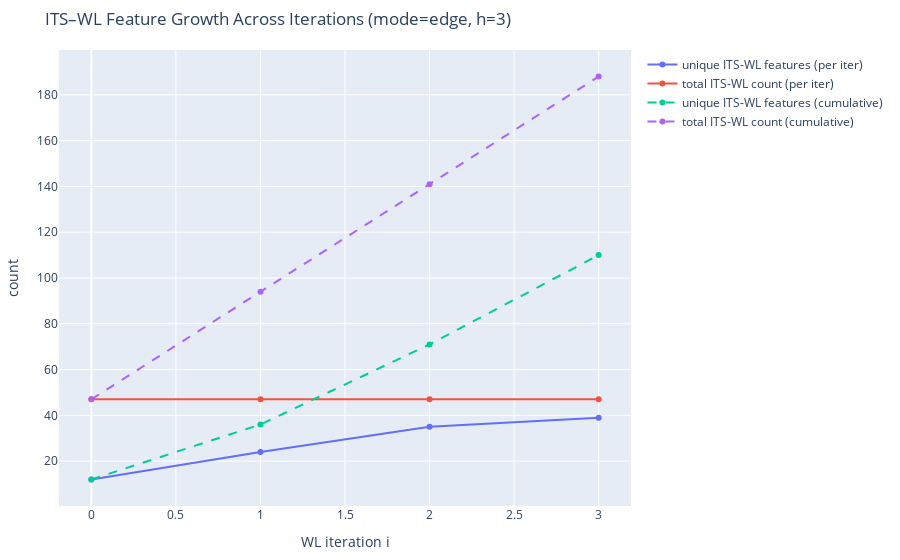

Notebook source saved alongside this figure:
### Markdown cell above
### ITS–WL Feature Growth Across Iterations
This plot shows how the number of ITS–WL features evolves across WL iterations.
It illustrates how increasing neighborhood depth enriches the ITS representation
until the feature set saturates.

### Code cell
from wp2_functions import plot_its_wl_feature_growth_from_rsmi
fig = plot_its_wl_feature_growth_from_rsmi(rsmi, h=3, mode="edge")
fig.show()

### Figure 1 — Plotly figure (JSON) as saved in the notebook; plotly's stock layout.template omitted (floating-point values rounded to 4 significant figures)
{"data": [{"mode": "lines+markers", "name": "unique ITS-WL features (per iter)", "type": "scatter", "x": [0, 1, 2, 3], "y": [12, 24, 35, 39]}, {"mode": "lines+markers", "name": "total ITS-WL count (per iter)", "type": "scatter", "x": [0, 1, 2, 3], "y": [47, 47, 47, 47]}, {"line": {"dash": "dash"}, "mode": "lines+markers", "name": "unique ITS-WL features (cumulative)", "type": "scatter", "x": [0, 1, 2, 3], "y": [12, 36, 71, 110]}, {"line": {"dash": "dash"}, "mode": "lines+markers", "name": "total ITS-WL count (cumulative)", "type": "scatter", "x": [0, 1, 2, 3], "y": [47, 94, 141, 188]}], "layout": {"margin": {"b": 30, "l": 30, "r": 30, "t": 50}, "showlegend": true, "title": {"text": "ITS–WL Feature Growth Across Iterations (mode=edge, h=3)"}, "xaxis": {"title": {"text": "WL iteration i"}}, "yaxis": {"title": {"text": "count"}}}}
